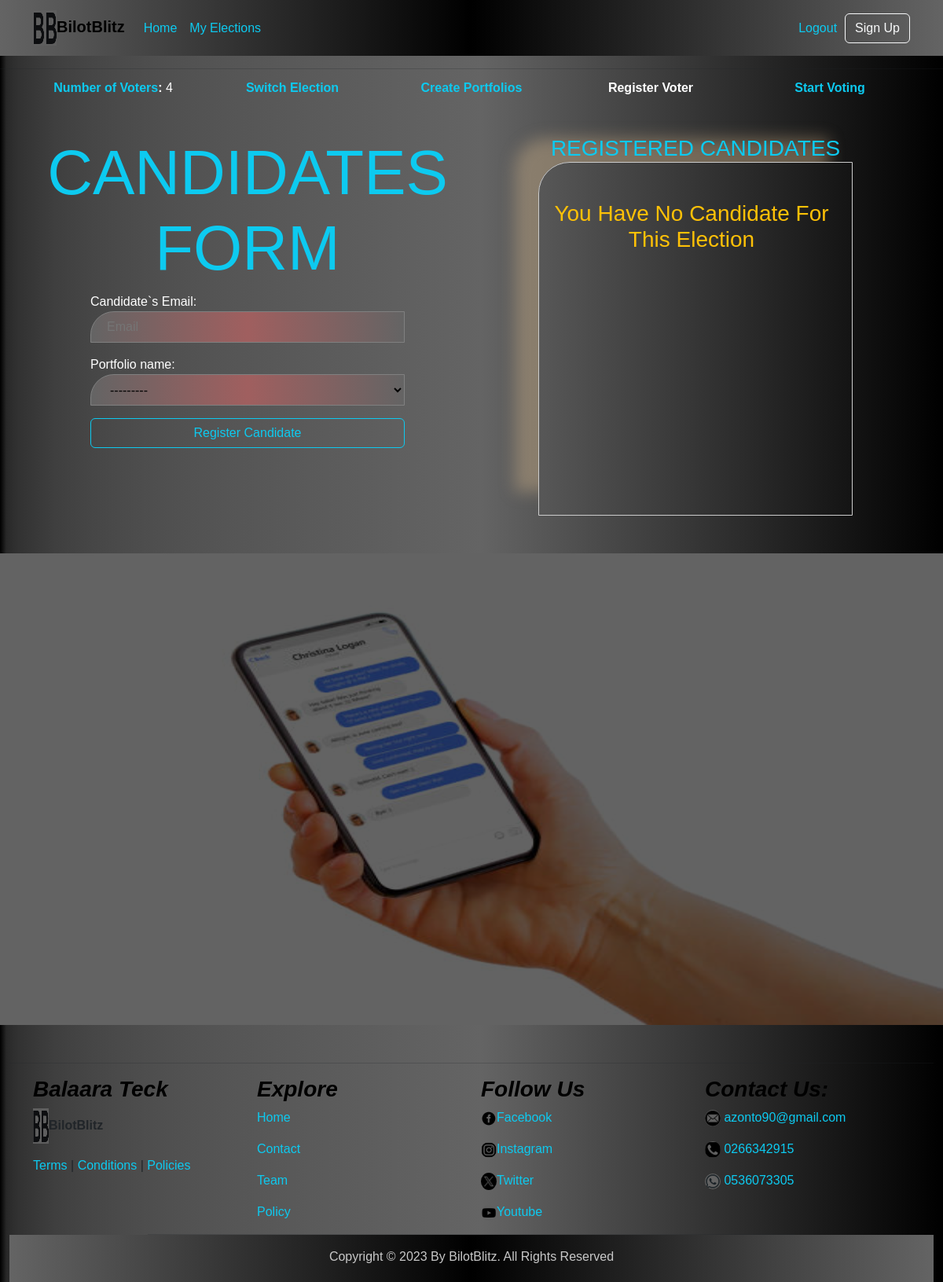
Page /candidates/37 (signed in) on the earlier database version.
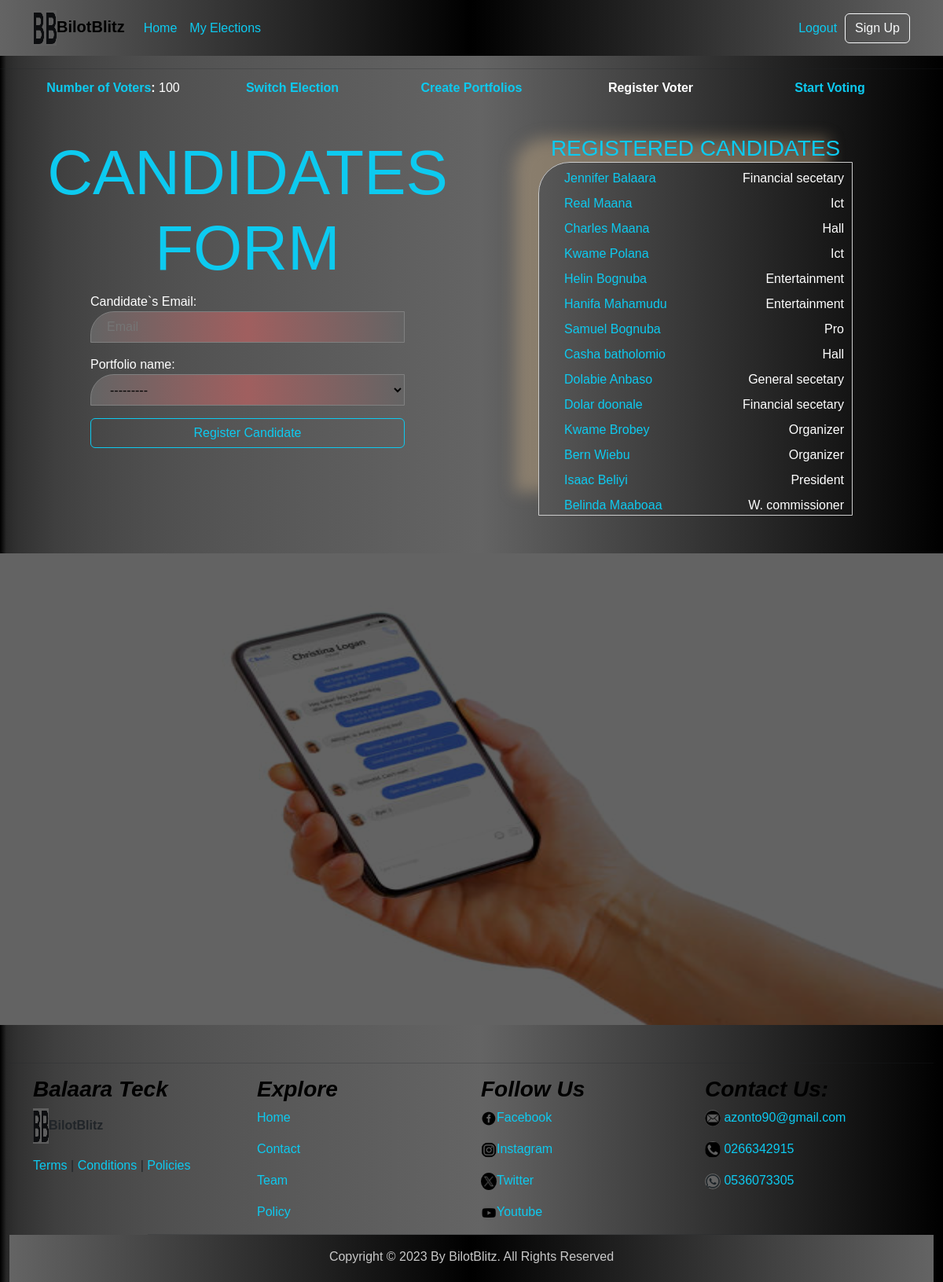
Same page on the later database version.
### base_app/models.py (models this page shows, shortened)
class PortfolioModel(models.Model):
    portfolio_name = models.CharField(max_length=255)
    election_name = models.ForeignKey(ElectorialCommissionOfficerModel, on_delete=models.CASCADE)
    def __str__(self):
        return self.portfolio_name

class CandidateModel(models.Model):
    candidate = models.ForeignKey(VoterRegistrationModel, on_delete=models.CASCADE)
    election_name = models.ForeignKey(ElectorialCommissionOfficerModel, on_delete=models.CASCADE)
    portfolio_name = models.ForeignKey(PortfolioModel, on_delete=models.CASCADE)
    email = models.EmailField()# for filtering candidate in VoterRegistrationModel
    votes = models.PositiveIntegerField(default=0)
    date_registered = models.DateField(auto_now_add=True)

class VoterRegistrationModel(models.Model):
    election_name = models.ForeignKey(ElectorialCommissionOfficerModel, on_delete=models.CASCADE, default=1)
    first_name = models.CharField(max_length=50)
    last_name = models.CharField(max_length=50)
    email = models.EmailField(unique=True)
    date_of_birth = models.DateField()
    address = models.CharField(max_length=200)
    city = models.CharField(max_length=50)
    state = models.CharField(max_length=50)
    zip_code = models.CharField(max_length=10)
    phone_number = models.CharField(max_length=20)
    voter_id = models.CharField(max_length=10,unique=True)
    is_voted = models.BooleanField(default=False)
    date_registed = models.DateField(auto_now_add=True)

### base_app/views.py (the view, shortened to what this page needs)
# urls.py: path('candidates/<int:pk>', views.CandidateView.as_view(), name='candidates'),
class CandidateView(CreateView):
    model = CandidateModel
    form_class = CandidateForm
    template_name = "candidate.html"
    def get(self, request, *args, **kwargs):
        form = self.form_class()
        pk = self.kwargs.get("pk")
        election = get_object_or_404(ElectorialCommissionOfficerModel,user=self.request.user,id=pk)
        no_of_voters = len(VoterRegistrationModel.objects.filter(election_name=election))
        form.fields["portfolio_name"].queryset = PortfolioModel.objects.filter(election_name=election)
        candidates= CandidateModel.objects.filter(election_name=election)
        return render(request, self.template_name, {"form": form, "candidates":candidates,"election":election,"no_of_voters":no_of_voters,"template_name":self.template_name})

### base_app/forms.py
class CandidateForm(forms.ModelForm):
    class Meta:
        model = CandidateModel
        fields = ["email","portfolio_name"]
    email = forms.CharField(label='Candidate`s Email', widget=forms.EmailInput(attrs={'placeholder': 'Email'}))

### templates/candidate.html (shortened to what this page needs)
{%extends 'base_template.html'%}
{%block header%}
    <header>
        {%include 'header.html'%}
    </header>
{%endblock header%}
{%block content%}
<main>
    <div class="mb-5">
        {%include 'explore.html'%}
    </div>
    <div class="container">
        <div class="row mb-5">
          <div class="col-12 col-lg-6 candidate-form-holder">
            <h3 class="text-center text-info display-1">CANDIDATES FORM</h3>
            <form method="POST" class="candidate-form">
              {% for field in form %}
                <p class="text-white m-0 p-0">{{ field.label_tag }}</p>
                <p class="m-0 pb-3">{{ field }}</p>
              {% endfor %}
              <button class="btn btn-outline-info">Register Candidate</button>
            </form>
          </div>
          <div class="col-12 col-lg-6 mb-5 mt-5 m-lg-0">
            <h3 class="text-center text-info mb-0">REGISTERED CANDIDATES</h3>
            {% if candidates%}
            <div class="scrollable-div mt-0">
            <ol class="mt-0">
              {% for candidate in candidates reversed %}
              <li class="candidates text-info mt-2">
                <span>{{ candidate.candidate.first_name }} {{ candidate.candidate.last_name }}</span>
                 <span class="text-white">{{ candidate.portfolio_name.portfolio_name }}</span>
              </li>
              {% endfor %}
            </ol>
            </div>
            {%else%}
             <div class="scrollable">
                <h3 class="text-center text-warning pt-5">You Have No Candidate For This Election</h3>
             </div>
            {%endif%}
          </div>
        </div>
      </div>
      {%include 'site_visual.html'%}
</main>
{%endblock content%}
{%block footer%}
<footer>
    {%include 'footer.html'%}
</footer>
{%endblock footer%}

Differences in the rows shown:
added PortfolioModel: form "---------"
added CandidateModel: candidate.first_name "Jennifer", candidate.last_name "Balaara", portfolio_name.portfolio_name "Financial secetary"
added CandidateModel: candidate.first_name "Real", candidate.last_name "Maana", portfolio_name.portfolio_name "Ict"
added CandidateModel: candidate.first_name "Charles", candidate.last_name "Maana", portfolio_name.portfolio_name "Hall"
added CandidateModel: candidate.first_name "Kwame", candidate.last_name "Polana", portfolio_name.portfolio_name "Ict"
added CandidateModel: candidate.first_name "Helin", candidate.last_name "Bognuba", portfolio_name.portfolio_name "Entertainment"
added CandidateModel: candidate.first_name "Hanifa", candidate.last_name "Mahamudu", portfolio_name.portfolio_name "Entertainment"
added CandidateModel: candidate.first_name "Samuel", candidate.last_name "Bognuba", portfolio_name.portfolio_name "Pro"
added CandidateModel: candidate.first_name "Casha", candidate.last_name "batholomio", portfolio_name.portfolio_name "Hall"
added CandidateModel: candidate.first_name "Dolabie", candidate.last_name "Anbaso", portfolio_name.portfolio_name "General secetary"
added CandidateModel: candidate.first_name "Dolar", candidate.last_name "doonale", portfolio_name.portfolio_name "Financial secetary"
added CandidateModel: candidate.first_name "Kwame", candidate.last_name "Brobey", portfolio_name.portfolio_name "Organizer"
added CandidateModel: candidate.first_name "Bern", candidate.last_name "Wiebu", portfolio_name.portfolio_name "Organizer"
added CandidateModel: candidate.first_name "Isaac", candidate.last_name "Beliyi", portfolio_name.portfolio_name "President"
added CandidateModel: candidate.first_name "Belinda", candidate.last_name "Maaboaa", portfolio_name.portfolio_name "W. commissioner"
Other differences:
{{ no_of_voters }}: "4" → "100"
text no longer shown: "You Have No Candidate For This Election"
